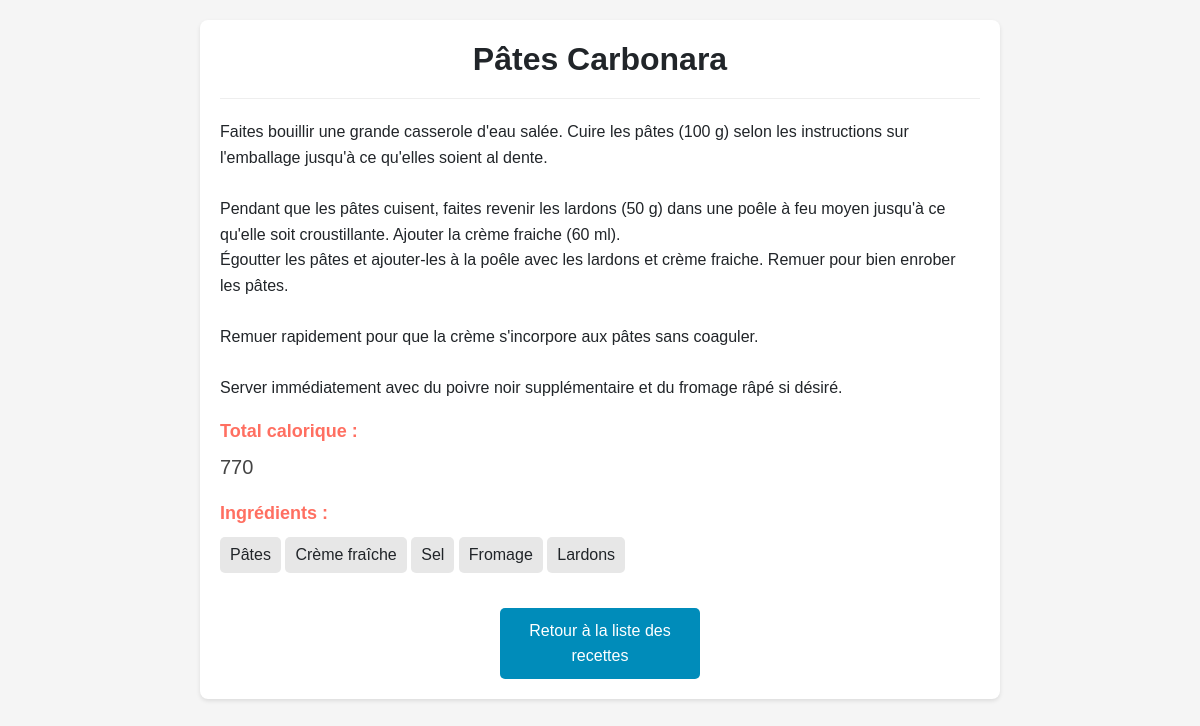
Screenshot of /recettes/lire/pates-carbonara with the database file from the repository.
### tables this page shows
CREATE TABLE IF NOT EXISTS `recettes` (
  `id_Recettes` int NOT NULL AUTO_INCREMENT,
  `Titre` varchar(45) DEFAULT NULL,
  `Instructions` varchar(2500) DEFAULT NULL,
  `Total_Calorique` int DEFAULT NULL,
  `slug` varchar(100) DEFAULT NULL,
  `Prix` int NOT NULL,
  PRIMARY KEY (`id_Recettes`)
);

CREATE TABLE IF NOT EXISTS `recettes_has_ingredients` (
  `Recettes_id_Recettes` int NOT NULL,
  `Ingredients_id_Ingredients` int NOT NULL,
  PRIMARY KEY (`Recettes_id_Recettes`,`Ingredients_id_Ingredients`),
  KEY `fk_Recettes_has_Ingredients_Ingredients1_idx` (`Ingredients_id_Ingredients`),
  KEY `fk_Recettes_has_Ingredients_Recettes_idx` (`Recettes_id_Recettes`)
);

CREATE TABLE IF NOT EXISTS `ingredients` (
  `id_Ingredients` int NOT NULL,
  `Nom_Ingredients` varchar(45) DEFAULT NULL,
  `Apport_Calorique` int DEFAULT NULL,
  `Prix` int NOT NULL,
  PRIMARY KEY (`id_Ingredients`)
);

### app/Controller.php (called while the page is built, shortened)
<?php
abstract class Controller {
    public function render(string $fichier, array $data = []) {
        extract($data);
        require_once(ROOT . 'views/' . strtolower(str_replace("Controller", "", basename(str_replace('\\', '/', get_class($this))))) . '/' . $fichier . '.php');
        require_once(ROOT . 'views/layout/default.php');
    }
}
?>

### controllers/Recettes.php (called while the page is built, shortened)
<?php
class Recettes extends \app\Controller
{
    public function lire(string $slug)
    {
        $recettes = $this->Recettes->findBySlug($slug);
        $ingredients = $this->Recettes->getAllRecette();
        $this->render('lire', compact('recettes', 'ingredients'));
    }
}
?>

### Models/Recettes.php (called while the page is built, shortened)
<?php
class Recettes extends \app\Model{
    public function __construct()
    {
        $this->table = "recettes";
    }
    public function findBySlug(string $slug)
    {
        $sql = "SELECT * FROM " . $this->table . " INNER JOIN recettes_has_ingredients ON id_Recettes = Recettes_Id_Recettes INNER JOIN ingredients ON id_Ingredients = Ingredients_Id_Ingredients WHERE slug='" . $slug . "'";
        $query = $this->_connexion->query($sql);
        return $query->fetch_assoc();
    }
}
?>

### app/Model.php (called while the page is built, shortened)
<?php
abstract class Model{
    private $host = "localhost";
    private $db_name = "devoirrecette";
    private $username = "root";
    private $password = "";
    protected $_connexion;
    public function getConnection(){
        $this->_connexion = null;
        try{
            $this->_connexion = new \mysqli($this->host, $this->username, $this->password, $this->db_name);
            $this->_connexion->set_charset("utf8");
        }catch(\mysqli_sql_exception $exception){
            echo "Erreur de connexion : " . $exception->getMessage();
        }
    }
    public function getAllRecette(){
        $sql = "SELECT * FROM recettes_has_ingredients AS ir JOIN ingredients AS i ON ir.Ingredients_id_Ingredients = i.id_Ingredients JOIN recettes AS r ON ir.Recettes_id_Recettes = r.id_Recettes";
        $query = $this->_connexion->query($sql);
        return $query->fetch_all(MYSQLI_ASSOC);
    }
}
?>

### views/recettes/lire.php (the view, shortened to what this page needs)
<div class="recipe-container">
    <h2 class="recipe-title"><?= $recettes['Titre'] ?></h2>
    <div class="recipe-instructions">
        <p><?= nl2br($recettes['Instructions']) ?></p>
    </div>
    <div class="recipe-details">
        <h3 class="total-calories-title">Total calorique :</h3>
        <p class="total-calories"><?= $recettes['Total_Calorique'] ?></p>
    </div>
    <div class="recipe-ingredients">
        <h3>Ingrédients :</h3>
        <ul>
            <?php foreach($ingredients as $ingredient): ?>
                <?php if ($ingredient['id_Recettes'] == $recettes['id_Recettes']): ?>
                    <li><?= $ingredient['Nom_Ingredients'] ?></li>
                <?php endif; ?>
            <?php endforeach ?>
        </ul>
    </div>
    <a href="/recettes" class="back-link">Retour à la liste des recettes</a>
</div>

### views/recettes/lire.php (style rules this page uses)
body { font-family: 'Arial', sans-serif; background-color: #f5f5f5; line-height: 1.6; padding: 20px; }
.recipe-container { max-width: 800px; margin: auto; background: white; padding: 20px; border-radius: 8px; box-shadow: 0 2px 4px rgba(0, 0, 0, 0.1); }
.recipe-title { font-weight: bold; text-align: center; margin: 0 0 20px; }
.recipe-instructions { font-size: 16px; border-top: 1px solid #eee; padding-top: 20px; }
.recipe-details, .recipe-ingredients { margin-top: 20px; }
.total-calories-title, .recipe-ingredients h3 { font-size: 18px; font-weight: bold; color: #ff6f61; }
.total-calories { font-size: 20px; color: #444; }
.recipe-ingredients ul { padding: 0; }
.recipe-ingredients li { background-color: #e7e7e7; border-radius: 5px; padding: 5px 10px; margin: 5px 0; display: inline-block; }
.back-link { display: block; width: 200px; margin: 30px auto 0; text-align: center; padding: 10px; background-color: #008CBA; color: #fff; border-radius: 5px; }

### rows the page displays
recettes: Titre "Pâtes Carbonara", Instructions "Faites bouillir une grande casserole d'eau salée. Cuire les pâtes (100 g) selon les instructions sur l'emballage jusqu'à ce qu'elles soient al dente. Pendant que les pâtes cuisent, faites revenir les lardons (50 g) dans une poêle à feu moyen jusqu'à ce qu'elle soit croustillante. Ajouter la crème fraiche (60 ml). Égoutter les pâtes et ajouter-les à la poêle avec les lardons et crème fraiche. Remuer pour bien enrober les pâtes. Remuer rapidement pour que la crème s'incorpore aux pâtes sans coaguler. Server immédiatement avec du poivre noir supplémentaire et du fromage râpé si désiré.", Total_Calorique "770"
recettes_has_ingredients: Ingredients_id_Ingredients.Nom_Ingredients "Pâtes"
recettes_has_ingredients: Ingredients_id_Ingredients.Nom_Ingredients "Crème fraîche"
recettes_has_ingredients: Ingredients_id_Ingredients.Nom_Ingredients "Sel"
recettes_has_ingredients: Ingredients_id_Ingredients.Nom_Ingredients "Fromage"
recettes_has_ingredients: Ingredients_id_Ingredients.Nom_Ingredients "Lardons"
